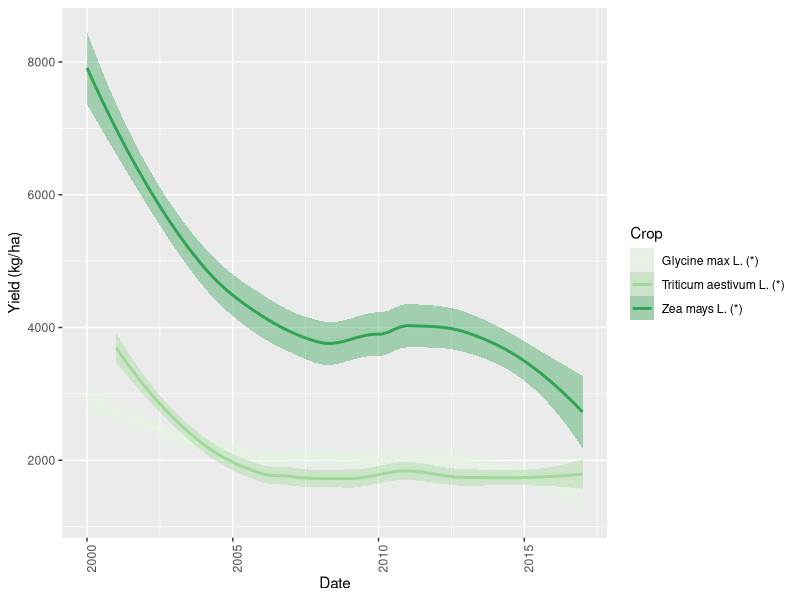

This figure's R source:
# try and make a plot ----

# Set up
library(tidyverse)

ag <- read_csv("Data/agronomic_yields.csv")



ggplot() +
  geom_smooth(data = ag, aes(x = Year, y = Yield_kg_ha,
                             color = Crop, fill = Crop)) +
  labs(x = "Date", y = "Yield (kg/ha)") +
theme(axis.text.x = element_text(angle = 90)) +
  scale_color_brewer(palette = "YlGrBu") +
  scale_fill_brewer(palette = "YlGrBu")

























